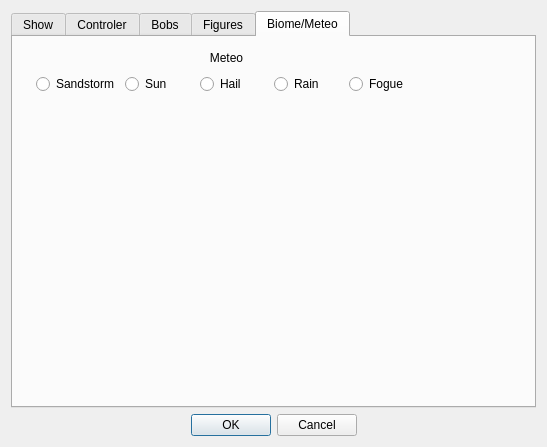
<?xml version="1.0" encoding="UTF-8"?>
<ui version="4.0">
 <class>Settings</class>
 <widget class="QWidget" name="Settings">
  <property name="geometry">
   <rect>
    <x>0</x>
    <y>0</y>
    <width>547</width>
    <height>447</height>
   </rect>
  </property>
  <property name="windowTitle">
   <string>Form</string>
  </property>
  <layout class="QVBoxLayout" name="verticalLayout_3">
   <item>
    <widget class="QTabWidget" name="tabWidget">
     <property name="currentIndex">
      <number>4</number>
     </property>
     <widget class="QWidget" name="tab">
      <attribute name="title">
       <string>Show</string>
      </attribute>
      <widget class="QCheckBox" name="show_Biomes">
       <property name="geometry">
        <rect>
         <x>240</x>
         <y>200</y>
         <width>122</width>
         <height>21</height>
        </rect>
       </property>
       <property name="text">
        <string>activate Biomes</string>
       </property>
      </widget>
      <widget class="QWidget" name="layoutWidget">
       <property name="geometry">
        <rect>
         <x>10</x>
         <y>10</y>
         <width>128</width>
         <height>158</height>
        </rect>
       </property>
       <layout class="QVBoxLayout" name="verticalLayout">
        <item>
         <widget class="QCheckBox" name="show_Bord_Case">
          <property name="text">
           <string>Bord Case</string>
          </property>
         </widget>
        </item>
        <item>
         <widget class="QCheckBox" name="show_Perception">
          <property name="text">
           <string>Perception</string>
          </property>
         </widget>
        </item>
        <item>
         <widget class="QCheckBox" name="show_Memory">
          <property name="text">
           <string>Memory</string>
          </property>
         </widget>
        </item>
        <item>
         <widget class="QCheckBox" name="show_Nature">
          <property name="text">
           <string>Nature</string>
          </property>
         </widget>
        </item>
       </layout>
      </widget>
      <widget class="QWidget" name="layoutWidget">
       <property name="geometry">
        <rect>
         <x>181</x>
         <y>21</y>
         <width>133</width>
         <height>77</height>
        </rect>
       </property>
       <layout class="QVBoxLayout" name="verticalLayout_5">
        <item>
         <widget class="QCheckBox" name="show_Minimap">
          <property name="text">
           <string>Minimap</string>
          </property>
         </widget>
        </item>
        <item>
         <widget class="QCheckBox" name="show_Food_ProgressBar">
          <property name="text">
           <string>Food ProgressBar</string>
          </property>
         </widget>
        </item>
       </layout>
      </widget>
     </widget>
     <widget class="QWidget" name="tab_2">
      <attribute name="title">
       <string>Controler</string>
      </attribute>
      <widget class="QPushButton" name="pushButton_4">
       <property name="geometry">
        <rect>
         <x>220</x>
         <y>240</y>
         <width>80</width>
         <height>23</height>
        </rect>
       </property>
       <property name="text">
        <string>Restart</string>
       </property>
      </widget>
     </widget>
     <widget class="QWidget" name="tab_3">
      <attribute name="title">
       <string>Bobs</string>
      </attribute>
      <widget class="QWidget" name="layoutWidget">
       <property name="geometry">
        <rect>
         <x>0</x>
         <y>33</y>
         <width>521</width>
         <height>171</height>
        </rect>
       </property>
       <layout class="QVBoxLayout" name="verticalLayout_2">
        <item>
         <widget class="QLabel" name="brain_label">
          <property name="text">
           <string>Brain function</string>
          </property>
          <property name="alignment">
           <set>Qt::AlignCenter</set>
          </property>
         </widget>
        </item>
        <item>
         <layout class="QHBoxLayout" name="brain_consommation_layout">
          <item>
           <widget class="QSpinBox" name="brain_coeff0"/>
          </item>
          <item>
           <widget class="QComboBox" name="brain_function0">
            <item>
             <property name="text">
              <string>Exponentielle</string>
             </property>
            </item>
            <item>
             <property name="text">
              <string>Logarithme</string>
             </property>
            </item>
            <item>
             <property name="text">
              <string>Polynôme</string>
             </property>
            </item>
           </widget>
          </item>
          <item>
           <widget class="QSpinBox" name="brain_coeff1"/>
          </item>
          <item>
           <widget class="QComboBox" name="brain_function1">
            <item>
             <property name="text">
              <string>+</string>
             </property>
            </item>
            <item>
             <property name="text">
              <string>-</string>
             </property>
            </item>
            <item>
             <property name="text">
              <string>x</string>
             </property>
            </item>
            <item>
             <property name="text">
              <string>/</string>
             </property>
            </item>
           </widget>
          </item>
          <item>
           <widget class="QSpinBox" name="brain_coeff2"/>
          </item>
          <item>
           <widget class="QComboBox" name="brain_function2">
            <item>
             <property name="text">
              <string>Exponentielle</string>
             </property>
            </item>
            <item>
             <property name="text">
              <string>Logarithme</string>
             </property>
            </item>
            <item>
             <property name="text">
              <string>Polynôme</string>
             </property>
            </item>
           </widget>
          </item>
          <item>
           <widget class="QSpinBox" name="brain_coeff3"/>
          </item>
         </layout>
        </item>
        <item>
         <widget class="QLabel" name="move_label">
          <property name="text">
           <string>Move function</string>
          </property>
          <property name="alignment">
           <set>Qt::AlignCenter</set>
          </property>
         </widget>
        </item>
        <item>
         <layout class="QHBoxLayout" name="move_consommation_layout">
          <item>
           <widget class="QSpinBox" name="move_coeff0"/>
          </item>
          <item>
           <widget class="QComboBox" name="move_function0">
            <item>
             <property name="text">
              <string>Exponentielle</string>
             </property>
            </item>
            <item>
             <property name="text">
              <string>Logarithme</string>
             </property>
            </item>
            <item>
             <property name="text">
              <string>Polynôme</string>
             </property>
            </item>
           </widget>
          </item>
          <item>
           <widget class="QSpinBox" name="move_coeff1"/>
          </item>
          <item>
           <widget class="QComboBox" name="move_function1">
            <item>
             <property name="text">
              <string>+</string>
             </property>
            </item>
            <item>
             <property name="text">
              <string>-</string>
             </property>
            </item>
            <item>
             <property name="text">
              <string>x</string>
             </property>
            </item>
            <item>
             <property name="text">
              <string>/</string>
             </property>
            </item>
           </widget>
          </item>
          <item>
           <widget class="QSpinBox" name="move_coeff2"/>
          </item>
          <item>
           <widget class="QComboBox" name="move_function2">
            <item>
             <property name="text">
              <string>Exponentielle</string>
             </property>
            </item>
            <item>
             <property name="text">
              <string>Logarithme</string>
             </property>
            </item>
            <item>
             <property name="text">
              <string>Polynôme</string>
             </property>
            </item>
           </widget>
          </item>
          <item>
           <widget class="QSpinBox" name="move_coeff3"/>
          </item>
         </layout>
        </item>
       </layout>
      </widget>
      <widget class="QPushButton" name="pushButton">
       <property name="geometry">
        <rect>
         <x>250</x>
         <y>230</y>
         <width>75</width>
         <height>23</height>
        </rect>
       </property>
       <property name="text">
        <string>Brain Refresh</string>
       </property>
      </widget>
      <widget class="QPushButton" name="pushButton_3">
       <property name="geometry">
        <rect>
         <x>250</x>
         <y>260</y>
         <width>75</width>
         <height>23</height>
        </rect>
       </property>
       <property name="text">
        <string>Move Refresh</string>
       </property>
      </widget>
     </widget>
     <widget class="QWidget" name="tab_4">
      <attribute name="title">
       <string>Figures</string>
      </attribute>
      <layout class="QVBoxLayout" name="verticalLayout_7">
       <item>
        <widget class="QGroupBox" name="groupBox">
         <property name="title">
          <string>mode</string>
         </property>
         <property name="flat">
          <bool>true</bool>
         </property>
         <layout class="QHBoxLayout" name="horizontalLayout_2">
          <item>
           <widget class="QRadioButton" name="animationY">
            <property name="text">
             <string>Animated</string>
            </property>
           </widget>
          </item>
          <item>
           <widget class="QLabel" name="label">
            <property name="text">
             <string>Update rate</string>
            </property>
           </widget>
          </item>
          <item>
           <widget class="QDoubleSpinBox" name="update_rate"/>
          </item>
          <item>
           <widget class="Line" name="line">
            <property name="orientation">
             <enum>Qt::Vertical</enum>
            </property>
           </widget>
          </item>
          <item>
           <widget class="QRadioButton" name="animationN">
            <property name="text">
             <string>Static</string>
            </property>
           </widget>
          </item>
          <item>
           <widget class="QPushButton" name="pushButton_2">
            <property name="text">
             <string>Show</string>
            </property>
           </widget>
          </item>
         </layout>
        </widget>
       </item>
       <item>
        <widget class="QScrollArea" name="scrollArea_2">
         <property name="widgetResizable">
          <bool>true</bool>
         </property>
         <widget class="QWidget" name="scrollAreaWidgetContents_2">
          <property name="geometry">
           <rect>
            <x>0</x>
            <y>0</y>
            <width>165</width>
            <height>270</height>
           </rect>
          </property>
          <layout class="QFormLayout" name="formLayout">
           <item row="0" column="0">
            <widget class="QGroupBox" name="groupBox_3">
             <property name="title">
              <string>Abscissa</string>
             </property>
             <layout class="QHBoxLayout" name="horizontalLayout">
              <item>
               <widget class="QRadioButton" name="abcissa_tick">
                <property name="text">
                 <string>Ticks</string>
                </property>
               </widget>
              </item>
              <item>
               <widget class="QRadioButton" name="absyssa_days">
                <property name="text">
                 <string>Days</string>
                </property>
               </widget>
              </item>
             </layout>
            </widget>
           </item>
           <item row="1" column="0">
            <widget class="QCheckBox" name="gfood">
             <property name="text">
              <string>Food</string>
             </property>
            </widget>
           </item>
           <item row="2" column="0">
            <widget class="QCheckBox" name="gpop">
             <property name="text">
              <string>Population</string>
             </property>
            </widget>
           </item>
           <item row="3" column="0">
            <widget class="QCheckBox" name="mass_av">
             <property name="text">
              <string>Mass</string>
             </property>
            </widget>
           </item>
           <item row="4" column="0">
            <widget class="QCheckBox" name="velo_av">
             <property name="text">
              <string>Velocity</string>
             </property>
            </widget>
           </item>
           <item row="5" column="0">
            <widget class="QCheckBox" name="memory_av">
             <property name="text">
              <string>Memory</string>
             </property>
            </widget>
           </item>
           <item row="6" column="0">
            <widget class="QCheckBox" name="perc_av">
             <property name="text">
              <string>Perception</string>
             </property>
            </widget>
           </item>
           <item row="7" column="0">
            <widget class="QCheckBox" name="age_av">
             <property name="text">
              <string>Age</string>
             </property>
            </widget>
           </item>
          </layout>
         </widget>
        </widget>
       </item>
       <item>
        <layout class="QHBoxLayout" name="horizontalLayout_10"/>
       </item>
      </layout>
     </widget>
     <widget class="QWidget" name="tab_5">
      <attribute name="title">
       <string>Biome/Meteo</string>
      </attribute>
      <widget class="QWidget" name="layoutWidget">
       <property name="geometry">
        <rect>
         <x>23</x>
         <y>11</y>
         <width>381</width>
         <height>46</height>
        </rect>
       </property>
       <layout class="QVBoxLayout" name="verticalLayout_4">
        <item>
         <widget class="QLabel" name="label_2">
          <property name="text">
           <string>Meteo</string>
          </property>
          <property name="alignment">
           <set>Qt::AlignCenter</set>
          </property>
         </widget>
        </item>
        <item>
         <layout class="QHBoxLayout" name="horizontalLayout_3">
          <item>
           <widget class="QRadioButton" name="Sandstorm">
            <property name="text">
             <string>Sandstorm</string>
            </property>
           </widget>
          </item>
          <item>
           <widget class="QRadioButton" name="Sun">
            <property name="text">
             <string>Sun</string>
            </property>
           </widget>
          </item>
          <item>
           <widget class="QRadioButton" name="Hail">
            <property name="text">
             <string>Hail</string>
            </property>
           </widget>
          </item>
          <item>
           <widget class="QRadioButton" name="Rain">
            <property name="text">
             <string>Rain</string>
            </property>
           </widget>
          </item>
          <item>
           <widget class="QRadioButton" name="Fogue">
            <property name="text">
             <string>Fogue</string>
            </property>
           </widget>
          </item>
         </layout>
        </item>
       </layout>
      </widget>
     </widget>
    </widget>
   </item>
   <item>
    <widget class="QDialogButtonBox" name="buttonBox">
     <property name="standardButtons">
      <set>QDialogButtonBox::Cancel|QDialogButtonBox::Ok</set>
     </property>
     <property name="centerButtons">
      <bool>true</bool>
     </property>
    </widget>
   </item>
  </layout>
 </widget>
 <resources/>
 <connections>
  <connection>
   <sender>buttonBox</sender>
   <signal>accepted()</signal>
   <receiver>Settings</receiver>
   <slot>hide()</slot>
   <hints>
    <hint type="sourcelabel">
     <x>121</x>
     <y>349</y>
    </hint>
    <hint type="destinationlabel">
     <x>468</x>
     <y>336</y>
    </hint>
   </hints>
  </connection>
  <connection>
   <sender>buttonBox</sender>
   <signal>accepted()</signal>
   <receiver>Settings</receiver>
   <slot>update_Config()</slot>
   <hints>
    <hint type="sourcelabel">
     <x>121</x>
     <y>349</y>
    </hint>
    <hint type="destinationlabel">
     <x>531</x>
     <y>336</y>
    </hint>
   </hints>
  </connection>
  <connection>
   <sender>buttonBox</sender>
   <signal>rejected()</signal>
   <receiver>Settings</receiver>
   <slot>hide()</slot>
   <hints>
    <hint type="sourcelabel">
     <x>53</x>
     <y>349</y>
    </hint>
    <hint type="destinationlabel">
     <x>244</x>
     <y>336</y>
    </hint>
   </hints>
  </connection>
  <connection>
   <sender>animationN</sender>
   <signal>toggled(bool)</signal>
   <receiver>update_rate</receiver>
   <slot>setDisabled(bool)</slot>
   <hints>
    <hint type="sourcelabel">
     <x>119</x>
     <y>69</y>
    </hint>
    <hint type="destinationlabel">
     <x>119</x>
     <y>69</y>
    </hint>
   </hints>
  </connection>
  <connection>
   <sender>animationY</sender>
   <signal>toggled(bool)</signal>
   <receiver>pushButton_2</receiver>
   <slot>setDisabled(bool)</slot>
   <hints>
    <hint type="sourcelabel">
     <x>49</x>
     <y>63</y>
    </hint>
    <hint type="destinationlabel">
     <x>119</x>
     <y>69</y>
    </hint>
   </hints>
  </connection>
  <connection>
   <sender>pushButton_2</sender>
   <signal>clicked()</signal>
   <receiver>Settings</receiver>
   <slot>gshow()</slot>
   <hints>
    <hint type="sourcelabel">
     <x>119</x>
     <y>69</y>
    </hint>
    <hint type="destinationlabel">
     <x>448</x>
     <y>5</y>
    </hint>
   </hints>
  </connection>
  <connection>
   <sender>pushButton</sender>
   <signal>clicked()</signal>
   <receiver>Settings</receiver>
   <slot>update_consommation_label()</slot>
   <hints>
    <hint type="sourcelabel">
     <x>316</x>
     <y>268</y>
    </hint>
    <hint type="destinationlabel">
     <x>411</x>
     <y>336</y>
    </hint>
   </hints>
  </connection>
  <connection>
   <sender>pushButton_4</sender>
   <signal>clicked()</signal>
   <receiver>Settings</receiver>
   <slot>restart()</slot>
   <hints>
    <hint type="sourcelabel">
     <x>261</x>
     <y>293</y>
    </hint>
    <hint type="destinationlabel">
     <x>403</x>
     <y>374</y>
    </hint>
   </hints>
  </connection>
 </connections>
 <slots>
  <slot>update_Config()</slot>
  <slot>gshow()</slot>
  <slot>update_consommation_label()</slot>
  <slot>restart()</slot>
 </slots>
</ui>
